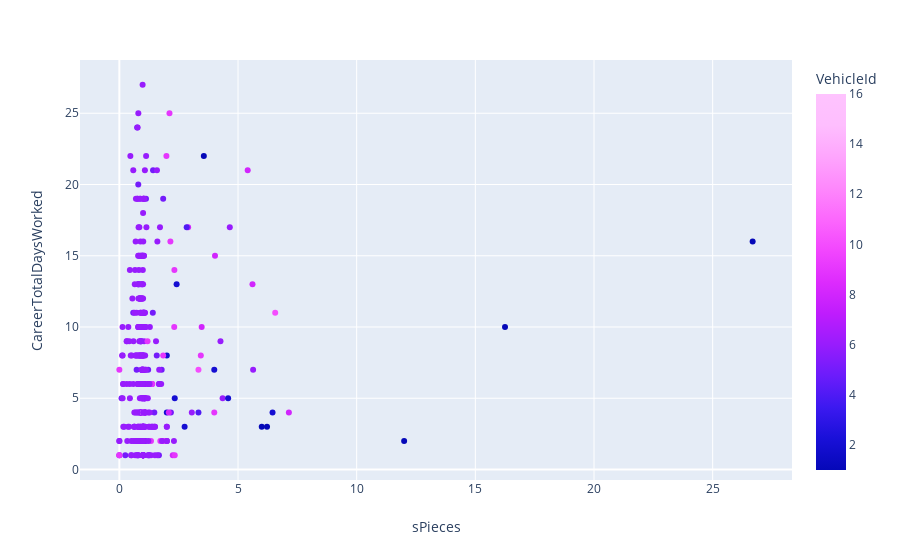

Write notebook code for a chart like this one.
### Code cell
px.scatter(churned_true, x='sPieces', y='CareerTotalDaysWorked', 
           color="VehicleId", 
#            size="CareerTotalDeliveries", size_max=60,
          hover_name="ID", 
#            facet_col="churned",
              log_x=False)

### Figure 1 — Plotly figure (JSON) as saved in the notebook; plotly's stock layout.template omitted (floating-point values rounded to 4 significant figures; data arrays with more than 128 entries replaced by an {"elided": "..."} marker saying what was removed)
{"data": [{"hoverlabel": {"namelength": 0}, "hovertemplate": "<b>%{hovertext}</b><br><br>sPieces=%{x}<br>CareerTotalDaysWorked=%{y}<br>VehicleId=%{marker.color}", "hovertext": {"elided": "370 int values"}, "legendgroup": "", "marker": {"cmax": 16, "cmin": 1, "color": {"elided": "370 int values"}, "colorbar": {"title": {"text": "VehicleId"}}, "colorscale": [[0, "#0508b8"], [0.08333, "#1910d8"], [0.1667, "#3c19f0"], [0.25, "#6b1cfb"], [0.3333, "#981cfd"], [0.4167, "#bf1cfd"], [0.5, "#dd2bfd"], [0.5833, "#f246fe"], [0.6667, "#fc67fd"], [0.75, "#fe88fc"], [0.8333, "#fea5fd"], [0.9167, "#febefe"], [1, "#fec3fe"]], "showscale": true, "symbol": "circle"}, "mode": "markers", "name": "", "showlegend": false, "type": "scatter", "uid": "5e610318-337d-44df-9911-bf5b775ddefb", "x": {"elided": "370 float values"}, "xaxis": "x", "y": {"elided": "370 int values"}, "yaxis": "y"}], "layout": {"autosize": true, "grid": {"xaxes": ["x"], "xgap": 0.1, "xside": "bottom", "yaxes": ["y"], "ygap": 0.1, "yside": "left"}, "legend": {"tracegroupgap": 0}, "margin": {"t": 60}, "xaxis": {"autorange": true, "range": [-1.614, 28.3], "title": {"text": "sPieces"}, "type": "linear"}, "yaxis": {"autorange": true, "range": [-1.013, 29.01], "title": {"text": "CareerTotalDaysWorked"}, "type": "linear"}}}
